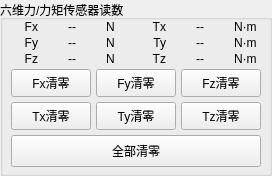
         <widget class="QGroupBox" name="sensorForceGroup">
          <property name="title">
           <string>六维力/力矩传感器读数</string>
          </property>
          <layout class="QVBoxLayout" name="sensorForceLayout">
           <property name="spacing"><number>3</number></property>
           <property name="leftMargin"><number>8</number></property>
           <property name="topMargin"><number>0</number></property>
           <property name="rightMargin"><number>8</number></property>
           <property name="bottomMargin"><number>6</number></property>
           <item>
            <layout class="QGridLayout" name="sensorWrenchGrid">
             <property name="horizontalSpacing">
              <number>5</number>
             </property>
             <property name="verticalSpacing">
              <number>2</number>
             </property>
             <item row="0" column="0">
              <widget class="QLabel" name="sensorWrenchLabel_Fx">
               <property name="text"><string>Fx</string></property>
               <property name="alignment"><set>Qt::AlignmentFlag::AlignRight|Qt::AlignmentFlag::AlignVCenter</set></property>
              </widget>
             </item>
             <item row="0" column="1">
              <widget class="QLabel" name="sensorWrenchVal_Fx">
               <property name="minimumSize"><size><width>58</width><height>0</height></size></property>
               <property name="text"><string>--</string></property>
               <property name="alignment"><set>Qt::AlignmentFlag::AlignCenter</set></property>
              </widget>
             </item>
             <item row="0" column="2">
              <widget class="QLabel" name="sensorWrenchUnit_Fx">
               <property name="text"><string>N</string></property>
              </widget>
             </item>
             <item row="1" column="0">
              <widget class="QLabel" name="sensorWrenchLabel_Fy">
               <property name="text"><string>Fy</string></property>
               <property name="alignment"><set>Qt::AlignmentFlag::AlignRight|Qt::AlignmentFlag::AlignVCenter</set></property>
              </widget>
             </item>
             <item row="1" column="1">
              <widget class="QLabel" name="sensorWrenchVal_Fy">
               <property name="minimumSize"><size><width>58</width><height>0</height></size></property>
               <property name="text"><string>--</string></property>
               <property name="alignment"><set>Qt::AlignmentFlag::AlignCenter</set></property>
              </widget>
             </item>
             <item row="1" column="2">
              <widget class="QLabel" name="sensorWrenchUnit_Fy">
               <property name="text"><string>N</string></property>
              </widget>
             </item>
             <item row="2" column="0">
              <widget class="QLabel" name="sensorWrenchLabel_Fz">
               <property name="text"><string>Fz</string></property>
               <property name="alignment"><set>Qt::AlignmentFlag::AlignRight|Qt::AlignmentFlag::AlignVCenter</set></property>
              </widget>
             </item>
             <item row="2" column="1">
              <widget class="QLabel" name="sensorWrenchVal_Fz">
               <property name="minimumSize"><size><width>58</width><height>0</height></size></property>
               <property name="text"><string>--</string></property>
               <property name="alignment"><set>Qt::AlignmentFlag::AlignCenter</set></property>
              </widget>
             </item>
             <item row="2" column="2">
              <widget class="QLabel" name="sensorWrenchUnit_Fz">
               <property name="text"><string>N</string></property>
              </widget>
             </item>
             <item row="0" column="3">
              <widget class="QLabel" name="sensorWrenchLabel_Tx">
               <property name="text"><string>Tx</string></property>
               <property name="alignment"><set>Qt::AlignmentFlag::AlignRight|Qt::AlignmentFlag::AlignVCenter</set></property>
              </widget>
             </item>
             <item row="0" column="4">
              <widget class="QLabel" name="sensorWrenchVal_Tx">
               <property name="minimumSize"><size><width>58</width><height>0</height></size></property>
               <property name="text"><string>--</string></property>
               <property name="alignment"><set>Qt::AlignmentFlag::AlignCenter</set></property>
              </widget>
             </item>
             <item row="0" column="5">
              <widget class="QLabel" name="sensorWrenchUnit_Tx">
               <property name="text"><string>N·m</string></property>
              </widget>
             </item>
             <item row="1" column="3">
              <widget class="QLabel" name="sensorWrenchLabel_Ty">
               <property name="text"><string>Ty</string></property>
               <property name="alignment"><set>Qt::AlignmentFlag::AlignRight|Qt::AlignmentFlag::AlignVCenter</set></property>
              </widget>
             </item>
             <item row="1" column="4">
              <widget class="QLabel" name="sensorWrenchVal_Ty">
               <property name="minimumSize"><size><width>58</width><height>0</height></size></property>
               <property name="text"><string>--</string></property>
               <property name="alignment"><set>Qt::AlignmentFlag::AlignCenter</set></property>
              </widget>
             </item>
             <item row="1" column="5">
              <widget class="QLabel" name="sensorWrenchUnit_Ty">
               <property name="text"><string>N·m</string></property>
              </widget>
             </item>
             <item row="2" column="3">
              <widget class="QLabel" name="sensorWrenchLabel_Tz">
               <property name="text"><string>Tz</string></property>
               <property name="alignment"><set>Qt::AlignmentFlag::AlignRight|Qt::AlignmentFlag::AlignVCenter</set></property>
              </widget>
             </item>
             <item row="2" column="4">
              <widget class="QLabel" name="sensorWrenchVal_Tz">
               <property name="minimumSize"><size><width>58</width><height>0</height></size></property>
               <property name="text"><string>--</string></property>
               <property name="alignment"><set>Qt::AlignmentFlag::AlignCenter</set></property>
              </widget>
             </item>
             <item row="2" column="5">
              <widget class="QLabel" name="sensorWrenchUnit_Tz">
               <property name="text"><string>N·m</string></property>
              </widget>
             </item>
            </layout>
           </item>
           <item>
            <layout class="QGridLayout" name="zeroBtnGrid">
             <property name="spacing">
              <number>5</number>
             </property>
             <item row="0" column="0">
              <widget class="QPushButton" name="sensorBtnZeroFx">
               <property name="minimumSize"><size><width>0</width><height>28</height></size></property>
               <property name="text"><string>Fx清零</string></property>
              </widget>
             </item>
             <item row="0" column="1">
              <widget class="QPushButton" name="sensorBtnZeroFy">
               <property name="minimumSize"><size><width>0</width><height>28</height></size></property>
               <property name="text"><string>Fy清零</string></property>
              </widget>
             </item>
             <item row="0" column="2">
              <widget class="QPushButton" name="sensorBtnZeroFz">
               <property name="minimumSize"><size><width>0</width><height>28</height></size></property>
               <property name="text"><string>Fz清零</string></property>
              </widget>
             </item>
             <item row="1" column="0">
              <widget class="QPushButton" name="sensorBtnZeroTx">
               <property name="minimumSize"><size><width>0</width><height>28</height></size></property>
               <property name="text"><string>Tx清零</string></property>
              </widget>
             </item>
             <item row="1" column="1">
              <widget class="QPushButton" name="sensorBtnZeroTy">
               <property name="minimumSize"><size><width>0</width><height>28</height></size></property>
               <property name="text"><string>Ty清零</string></property>
              </widget>
             </item>
             <item row="1" column="2">
              <widget class="QPushButton" name="sensorBtnZeroTz">
               <property name="minimumSize"><size><width>0</width><height>28</height></size></property>
               <property name="text"><string>Tz清零</string></property>
              </widget>
             </item>
             <item row="2" column="0" colspan="3">
              <widget class="QPushButton" name="sensorBtnZeroAll">
               <property name="minimumSize">
                <size>
                 <width>0</width>
                 <height>32</height>
                </size>
               </property>
               <property name="text">
                <string>全部清零</string>
               </property>
              </widget>
             </item>
            </layout>
           </item>
          </layout>
         </widget>
